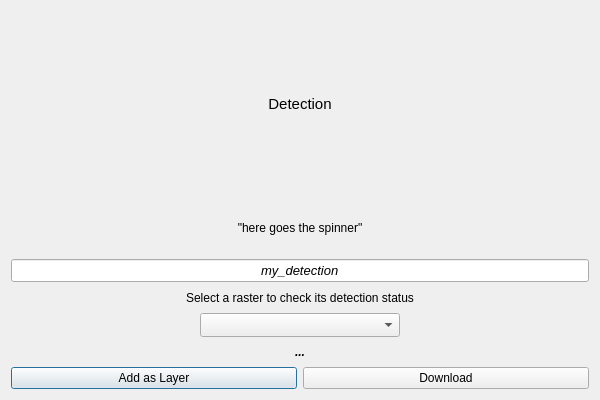
<?xml version="1.0" encoding="UTF-8"?>
<ui version="4.0">
 <class>results_dialog</class>
 <widget class="QDialog" name="results_dialog">
  <property name="geometry">
   <rect>
    <x>0</x>
    <y>0</y>
    <width>600</width>
    <height>400</height>
   </rect>
  </property>
  <property name="windowTitle">
   <string>Picterra detection</string>
  </property>
  <layout class="QVBoxLayout" name="verticalLayout_3">
   <item>
    <widget class="QLabel" name="title_label">
     <property name="sizePolicy">
      <sizepolicy hsizetype="Preferred" vsizetype="Preferred">
       <horstretch>0</horstretch>
       <verstretch>0</verstretch>
      </sizepolicy>
     </property>
     <property name="font">
      <font>
       <pointsize>11</pointsize>
      </font>
     </property>
     <property name="text">
      <string>Detection</string>
     </property>
     <property name="alignment">
      <set>Qt::AlignCenter</set>
     </property>
     <property name="wordWrap">
      <bool>true</bool>
     </property>
    </widget>
   </item>
   <item>
    <layout class="QVBoxLayout" name="verticalLayout">
     <item>
      <widget class="QLabel" name="spinner_label">
       <property name="maximumSize">
        <size>
         <width>16777215</width>
         <height>50</height>
        </size>
       </property>
       <property name="cursor">
        <cursorShape>WaitCursor</cursorShape>
       </property>
       <property name="text">
        <string>&quot;here goes the spinner&quot;</string>
       </property>
       <property name="alignment">
        <set>Qt::AlignCenter</set>
       </property>
      </widget>
     </item>
     <item>
      <widget class="QLineEdit" name="detection_name_label">
       <property name="font">
        <font>
         <pointsize>10</pointsize>
         <italic>true</italic>
        </font>
       </property>
       <property name="toolTip">
        <string>Result file name</string>
       </property>
       <property name="toolTipDuration">
        <number>1</number>
       </property>
       <property name="whatsThis">
        <string>This is the name that will be given by default to the downloaded GeoJSON file and the QGIS layer</string>
       </property>
       <property name="text">
        <string>my_detection</string>
       </property>
       <property name="maxLength">
        <number>110</number>
       </property>
       <property name="alignment">
        <set>Qt::AlignCenter</set>
       </property>
      </widget>
     </item>
     <item>
      <layout class="QVBoxLayout" name="verticalLayout_2">
       <item alignment="Qt::AlignHCenter">
        <widget class="QLabel" name="label">
         <property name="maximumSize">
          <size>
           <width>16777215</width>
           <height>20</height>
          </size>
         </property>
         <property name="styleSheet">
          <string notr="true"/>
         </property>
         <property name="text">
          <string>Select a raster to check its detection status</string>
         </property>
         <property name="margin">
          <number>2</number>
         </property>
        </widget>
       </item>
       <item alignment="Qt::AlignHCenter">
        <widget class="QComboBox" name="rasters_selector_menu">
         <property name="maximumSize">
          <size>
           <width>200</width>
           <height>16777215</height>
          </size>
         </property>
         <property name="toolTip">
          <string>Select one detector</string>
         </property>
         <property name="toolTipDuration">
          <number>1</number>
         </property>
         <property name="whatsThis">
          <string>The detector you want to use in order to find objects on the selected raster</string>
         </property>
         <property name="sizeAdjustPolicy">
          <enum>QComboBox::AdjustToMinimumContentsLengthWithIcon</enum>
         </property>
         <property name="minimumContentsLength">
          <number>180</number>
         </property>
         <property name="duplicatesEnabled">
          <bool>true</bool>
         </property>
        </widget>
       </item>
       <item alignment="Qt::AlignHCenter">
        <widget class="QLabel" name="selected_raster_status_label">
         <property name="font">
          <font>
           <weight>75</weight>
           <italic>true</italic>
           <bold>true</bold>
          </font>
         </property>
         <property name="text">
          <string>...</string>
         </property>
        </widget>
       </item>
       <item>
        <layout class="QHBoxLayout" name="horizontalLayout">
         <item>
          <widget class="QPushButton" name="add_to_project_button">
           <property name="cursor">
            <cursorShape>PointingHandCursor</cursorShape>
           </property>
           <property name="toolTip">
            <string>Add result layer to project</string>
           </property>
           <property name="toolTipDuration">
            <number>1</number>
           </property>
           <property name="whatsThis">
            <string>Add the results as a new layer to the current project</string>
           </property>
           <property name="text">
            <string>Add as Layer</string>
           </property>
          </widget>
         </item>
         <item>
          <widget class="QPushButton" name="download_button">
           <property name="cursor">
            <cursorShape>PointingHandCursor</cursorShape>
           </property>
           <property name="toolTip">
            <string>Downépad results file</string>
           </property>
           <property name="toolTipDuration">
            <number>1</number>
           </property>
           <property name="whatsThis">
            <string>Allows the user to save the results geojson file in its disk</string>
           </property>
           <property name="text">
            <string>Download</string>
           </property>
          </widget>
         </item>
        </layout>
       </item>
      </layout>
     </item>
    </layout>
   </item>
  </layout>
 </widget>
 <resources/>
 <connections/>
</ui>
